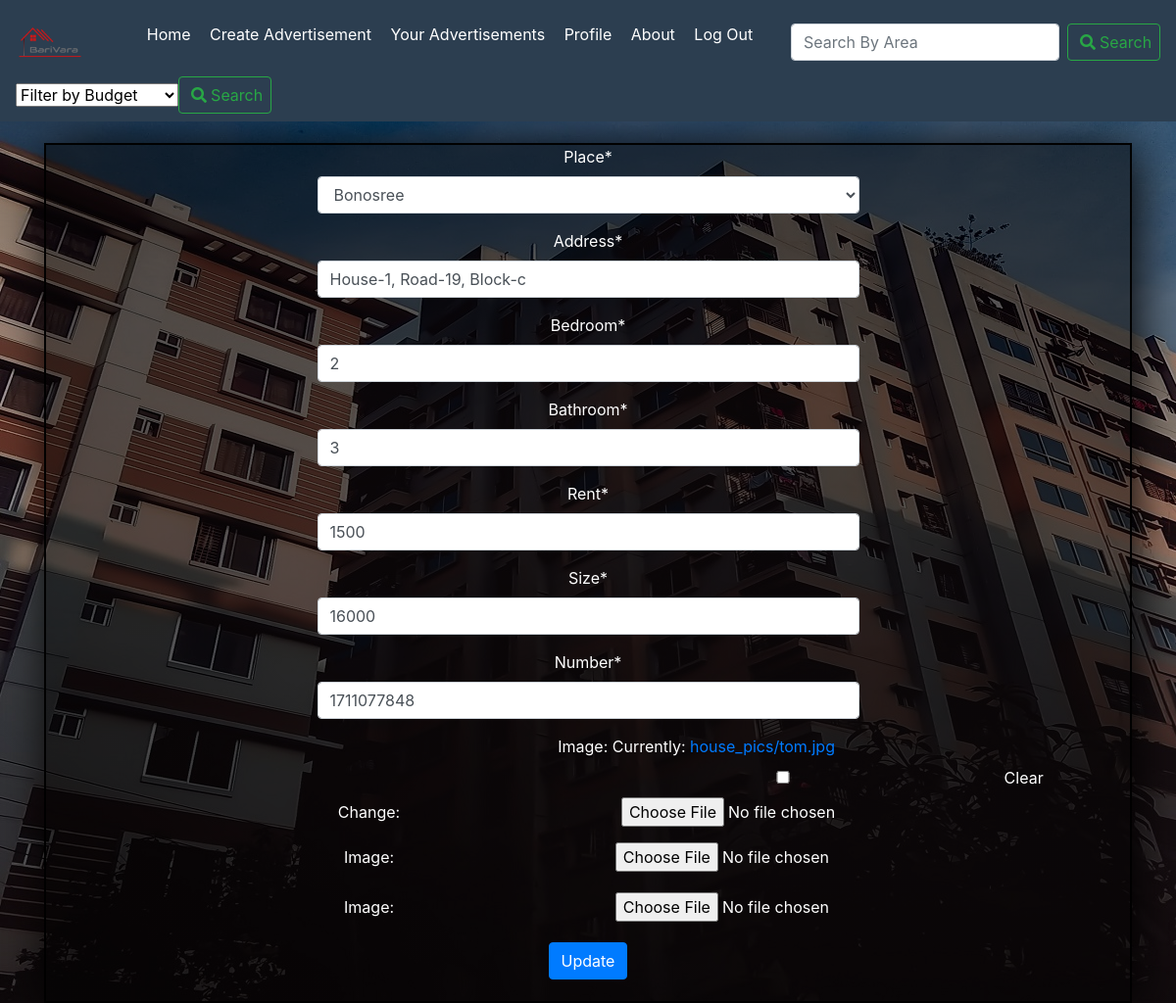
/BariVara/advertisement_edit/3/ (signed in), run on an earlier commit of the app's database.
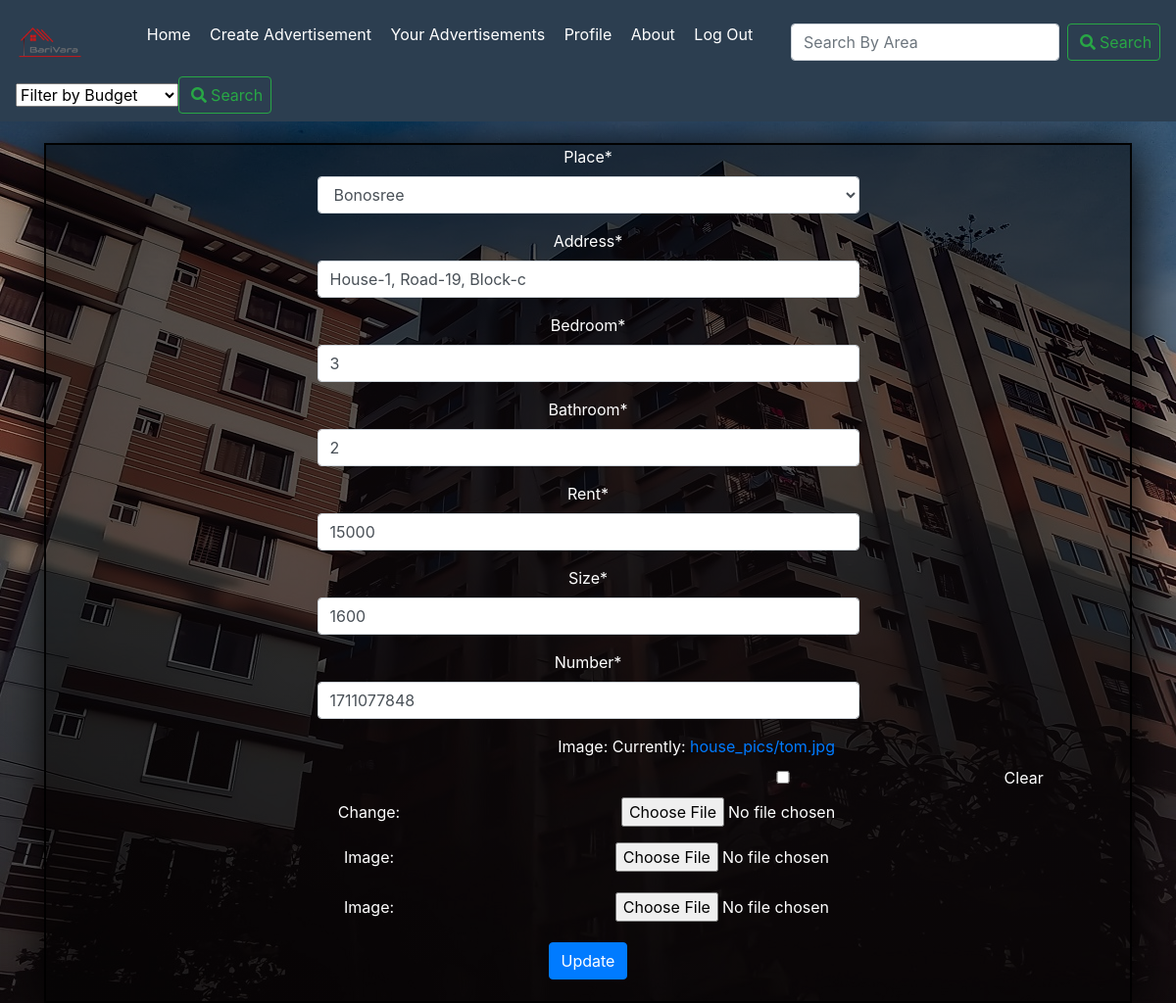
And on a later commit of the database.
### BariVara/models.py (models this page shows, shortened)
class advertisements(models.Model):
    PLACE=[
        ('mothijheel', 'Mothijheel'),
        ('bonosree', 'Bonosree'),
        ('mirpur', 'Mirpur'),
        ('khilgao', 'Khilgao'),
        ('gulshan', 'Gulshan'),
        ('badda', 'Badda'),
        ('uttora', 'Uttora'),
        ('banani', 'Banani'),
    ]
    place=models.CharField(max_length=30,choices=PLACE)
    address=models.CharField(max_length=50)
    bedroom=models.PositiveSmallIntegerField()
    bathroom=models.PositiveSmallIntegerField()
    rent=models.PositiveIntegerField()
    size=models.PositiveIntegerField()
    date_posted=models.DateTimeField(default=timezone.now)
    owner= models.ForeignKey(User,on_delete=models.CASCADE)
    number=models.PositiveIntegerField(null=True)

### BariVara/views.py (the view)
# urls.py: path('advertisement_edit/<int:id>/', views.advertisement_edit, name='advertisement_edit'),
def advertisement_edit(request, id):
    advertisement = get_object_or_404(advertisements, id=id)
    ImageFormset= modelformset_factory(images,fields=('image',),extra=3, max_num=3)
    if advertisement.owner != request.user:
        raise Http404()
    if request.method == "POST":
        form = advertisementEditForm(request.POST or None, instance=advertisement)
        formset=ImageFormset(request.POST or None, request.FILES or None)
        if form.is_valid() and formset.is_valid():
            form.save()
            print(formset.cleaned_data)
            data = images.objects.filter(advertisement=advertisement)
            for index, f in enumerate(formset):
                if f.cleaned_data:
                    if f.cleaned_data['id'] is None:
                        photo=images(advertisement=advertisement,image=f.cleaned_data['image'])
                        photo.save()
                    elif f.cleaned_data['image'] is False:
                        photo = images.objects.get(id=request.POST.get('form-'+str(index)+'-id'))
                        photo.delete()
                    else:
                        photo=images(advertisement=advertisement,image=f.cleaned_data['image'])
                        d = images.objects.get(id=data[index].id)
                        d.image = photo.image
                        d.save()
            return HttpResponseRedirect(advertisement.get_absolute_url())
    else:
        form = advertisementEditForm(instance=advertisement)
        formset = ImageFormset(queryset=images.objects.filter(advertisement=advertisement))
        context = {
            'form': form,
            'advertisement': advertisement,
            'formset':formset,
        }
    return render(request, 'Barivara/advertisement_edit.html', context)

### BariVara/forms.py
class advertisementEditForm(forms.ModelForm):
    class Meta:
        model= models.advertisements
        fields=['place','address','bedroom','bathroom','rent','size','number',]

### BariVara/templates/BariVara/advertisement_edit.html (shortened to what this page needs)
{% extends "BariVara/Base.html" %}
{% load crispy_forms_tags %}
{% block content %}
<div class="container">
<form action ="" method="POST" enctype="multipart/form-data">
    {{ form|crispy }}
    {% for f in formset %}
        {{ f.as_p }}
    {% endfor %}
    <button class="btn btn btn-primary" type="submit"> Update </button>
</form>
</div>
{% endblock content %}

What changed in the data, as far as the page shows it:
changed advertisements "Bonosree": bedroom "2" → "3"; bathroom "3" → "2"; rent "1500" → "15000"; size "16000" → "1600"
